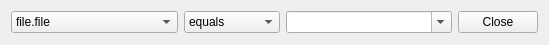
<?xml version="1.0" encoding="UTF-8"?>
<ui version="4.0">
 <class>CmdCond</class>
 <widget class="QWidget" name="CmdCond">
  <property name="geometry">
   <rect>
    <x>0</x>
    <y>0</y>
    <width>549</width>
    <height>45</height>
   </rect>
  </property>
  <property name="windowTitle">
   <string>Command Condition</string>
  </property>
  <layout class="QVBoxLayout" name="verticalLayout">
   <item>
    <layout class="QHBoxLayout" name="horizontalLayout_3">
     <item>
      <widget class="QComboBox" name="cmbLHS">
       <property name="sizePolicy">
        <sizepolicy hsizetype="MinimumExpanding" vsizetype="Fixed">
         <horstretch>0</horstretch>
         <verstretch>0</verstretch>
        </sizepolicy>
       </property>
       <item>
        <property name="text">
         <string>file.file</string>
        </property>
       </item>
       <item>
        <property name="text">
         <string>file.name</string>
        </property>
       </item>
       <item>
        <property name="text">
         <string>file.path</string>
        </property>
       </item>
       <item>
        <property name="text">
         <string>file.type</string>
        </property>
       </item>
       <item>
        <property name="text">
         <string>filegroup.path</string>
        </property>
       </item>
       <item>
        <property name="text">
         <string>archive.file</string>
        </property>
       </item>
       <item>
        <property name="text">
         <string>archive.name</string>
        </property>
       </item>
       <item>
        <property name="text">
         <string>archive.path</string>
        </property>
       </item>
       <item>
        <property name="text">
         <string>archive.success</string>
        </property>
       </item>
      </widget>
     </item>
     <item>
      <widget class="QComboBox" name="cmbOperator">
       <item>
        <property name="text">
         <string>equals</string>
        </property>
       </item>
       <item>
        <property name="text">
         <string>not equals</string>
        </property>
       </item>
       <item>
        <property name="text">
         <string>contains</string>
        </property>
       </item>
       <item>
        <property name="text">
         <string>not contains</string>
        </property>
       </item>
      </widget>
     </item>
     <item>
      <widget class="QComboBox" name="cmbRHS">
       <property name="sizePolicy">
        <sizepolicy hsizetype="MinimumExpanding" vsizetype="Fixed">
         <horstretch>0</horstretch>
         <verstretch>0</verstretch>
        </sizepolicy>
       </property>
       <property name="editable">
        <bool>true</bool>
       </property>
      </widget>
     </item>
     <item>
      <widget class="QPushButton" name="btnClose">
       <property name="text">
        <string>Close</string>
       </property>
      </widget>
     </item>
    </layout>
   </item>
  </layout>
 </widget>
 <resources/>
 <connections>
  <connection>
   <sender>btnClose</sender>
   <signal>clicked()</signal>
   <receiver>CmdCond</receiver>
   <slot>close()</slot>
   <hints>
    <hint type="sourcelabel">
     <x>466</x>
     <y>22</y>
    </hint>
    <hint type="destinationlabel">
     <x>258</x>
     <y>22</y>
    </hint>
   </hints>
  </connection>
 </connections>
</ui>
